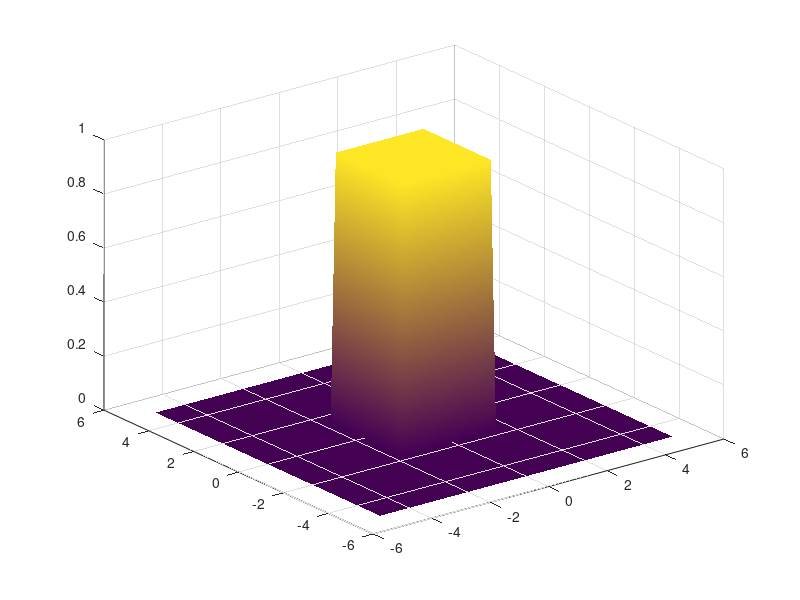

MATLAB code for this plot: (Note: this script raises an error after producing the figure.)
close all; clear; clc;

Pi = [0,0];
step = 0.1;
[fx,fy] = meshgrid(-5:step:5);
fz = zeros(size(fx,1),size(fy,2));

V = 0.5;
for i = 1:size(fx,1)
    for j = 1:size(fy,2)
        if (i >= 35 & i <= 65) & (j >= 35 & j <= 65)
            %fz(i,j) = expm(-(fx(i,j)*fx(i,j) + fy(i,j)*fy(i,j))/(2*V))/(2*pi*V);
            fz(i,j) = 1;
        else 
            fz(i,j) = 0;
        end
    end
end

figure
surf(fx,fy,fz,'FaceColor','interp',...
   'EdgeColor','none')
%contour(fx,fy,fz)

[c,s]=wavedec2(fz,2,'haar');

[H1,V1,D1] = detcoef2('all',c,s,1);
A1 = appcoef2(c,s,'haar',1); 
V1img = wcodemat(V1,255,'mat',1);
H1img = wcodemat(H1,255,'mat',1);
D1img = wcodemat(D1,255,'mat',1);
A1img = wcodemat(A1,255,'mat',1);

figure
imagesc(A1img);
colormap pink(255);
title('Approximation Coef. of Level 1');